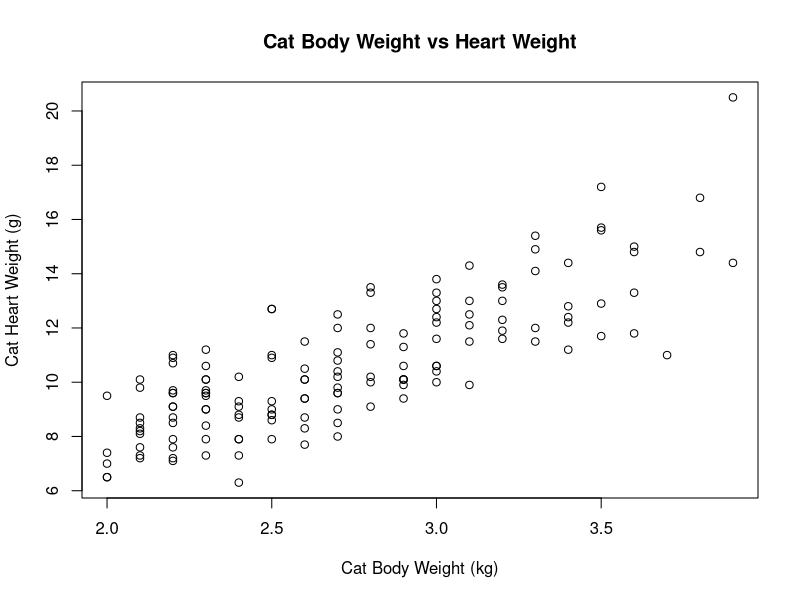
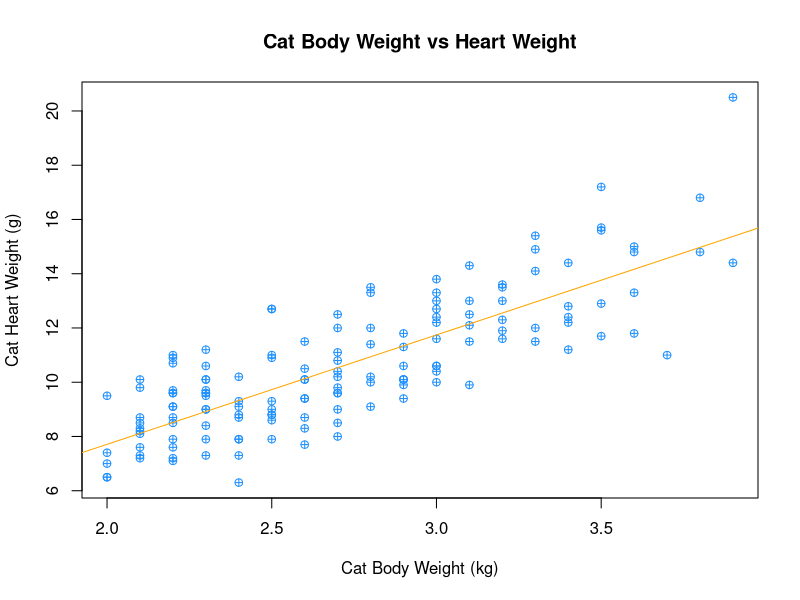
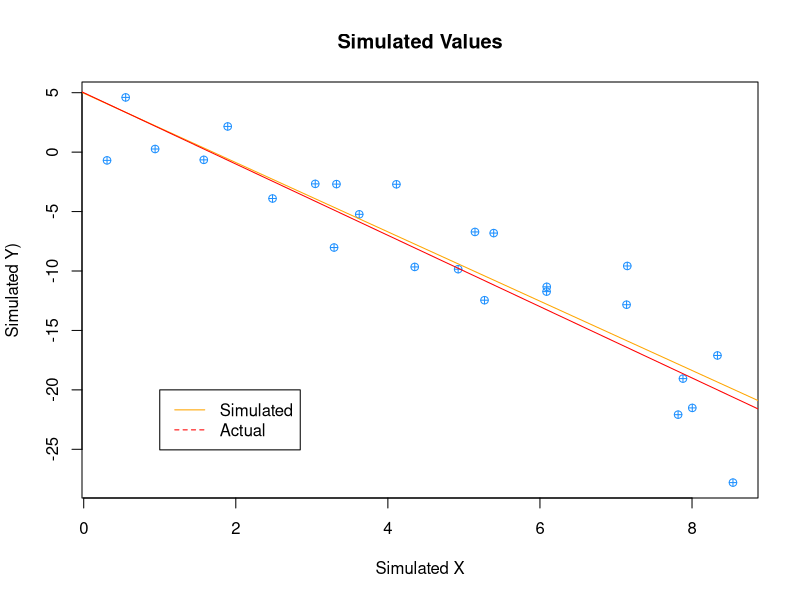
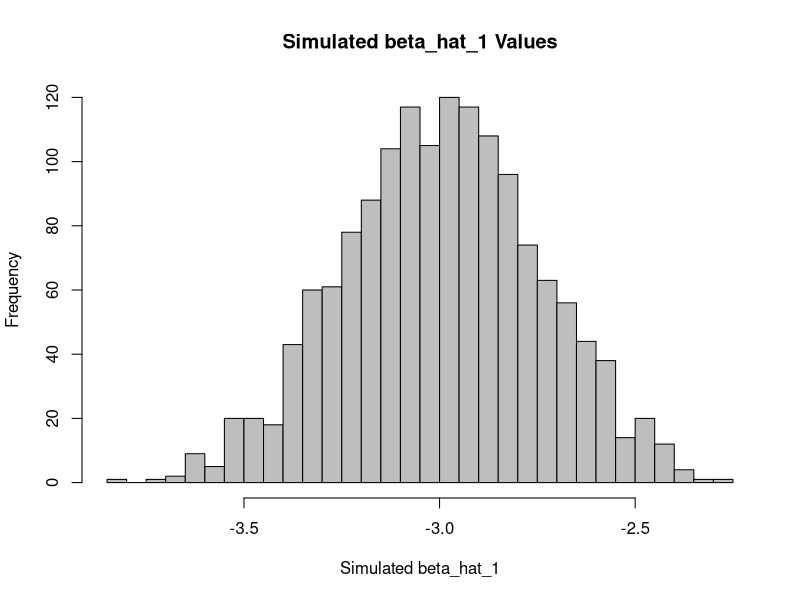
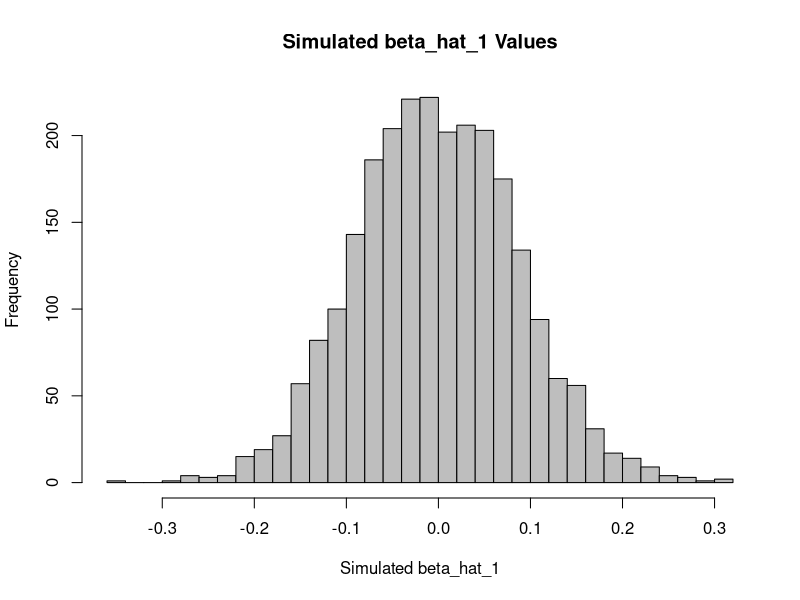
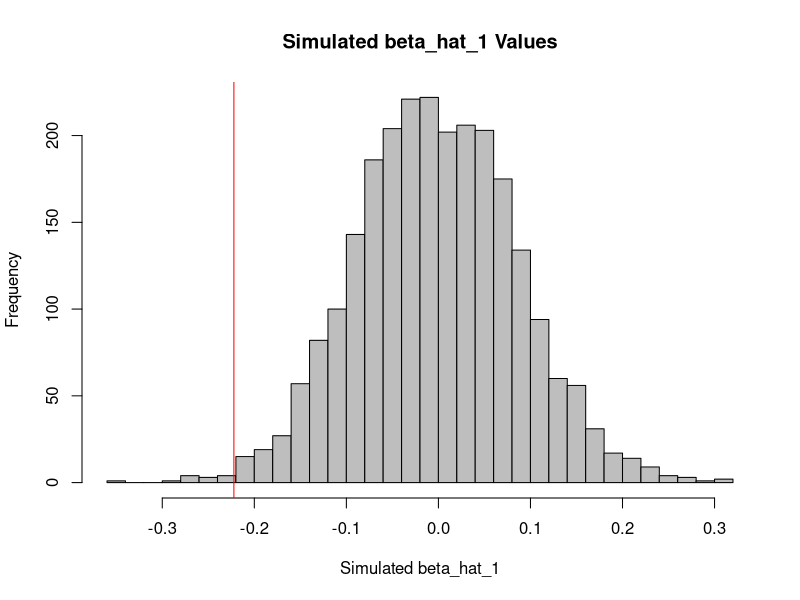

These charts were generated, in order, by the following R code:
## ---- chunk 1
library(MASS)
cat_model = lm(Hwt ~ Bwt, data=cats)
summary(cat_model)
## ---- chunk 2
cat_model$coefficients
## ---- chunk 3
predict_hwt = predict(cat_model, data.frame(Bwt=2.7), interval = "prediction")
## ---- chunk 4
plot(cats$Bwt, cats$Hwt,
     xlab = "Cat Body Weight (kg)",
     ylab = "Cat Heart Weight (g)",
     main = "Cat Body Weight vs Heart Weight")
## ---- chunk 5
predicted_4_4 = predict(cat_model, data.frame(Bwt=4.4), interval = "prediction")
## ---- chunk 6
plot(cats$Bwt, cats$Hwt,
     xlab = "Cat Body Weight (kg)",
     ylab = "Cat Heart Weight (g)",
     main = "Cat Body Weight vs Heart Weight",
     pch = 10,
     col = "dodgerblue")
abline(cat_model, col = "orange")
## ---- chunk 7
get_sd_est = function(fitted_vals, actual_vals, mle = FALSE) {
  if (mle) {
    return(sqrt(sum((fitted_vals - actual_vals)^2) / length(actual_vals)))
  }else {
    return(sqrt(sum((fitted_vals - actual_vals)^2) / (length(actual_vals) - 2)))
  }
}
## ---- chunk 8
get_sd_est(cat_model$fitted.values, cats$Hwt, FALSE)
## ---- chunk 9
get_sd_est(cat_model$fitted.values, cats$Hwt, TRUE)
## ---- chunk 10
summary(cat_model)$sigma
## ---- chunk 11
birthday = 18760613
set.seed(birthday)
## ---- chunk 12
x = runif(n = 25, 0, 10)
## ---- chunk 13
sim_slr = function(x, beta_0 = 10, beta_1 = 5, sigma = 1) {
  n = length(x)
  epsilon = rnorm(n, mean = 0, sd = sigma)
  y = beta_0 + beta_1 * x + epsilon
  data.frame(predictor = x, response = y)
}
## ---- chunk 14
simulated = sim_slr(x, 5, -3, sqrt(10.24))
## ---- chunk 15
lin_model = lm(response ~ predictor, data = simulated)
## ---- chunk 16
plot(simulated$predictor, simulated$response,
     xlab = "Simulated X",
     ylab = "Simulated Y)",
     main = "Simulated Values",
     pch = 10,
     col = "dodgerblue")
abline(lin_model, col = "orange")
abline(5, -3, col = "red")
legend(x = 1, y = -20, legend=c("Simulated", "Actual"), col=c("orange", "red"), lty=1:2)
## ---- chunk 17
iter = 1500
beta_hat_1 = rep(0, iter)
for (i in 1:iter) {
  sim_iter = sim_slr(x, 5, -3, sqrt(10.24))
  lm_iter = lm(response ~ predictor, data = sim_iter)
  beta_hat_1[i] = coef(lm_iter)[2]
}
## ---- chunk 18
mean(beta_hat_1)
sd(beta_hat_1)
## ---- chunk 19
hist(beta_hat_1, breaks=30, col="gray", xlab="Simulated beta_hat_1", main="Simulated beta_hat_1 Values")
## ---- chunk 20
birthday = 18760613
set.seed(birthday)
## ---- chunk 21
x = runif(n = 75, 0, 10)
## ---- chunk 22
iter = 2500
beta_hat_1 = rep(0, iter)
for (i in 1:iter) {
  sim_iter = sim_slr(x, 3, 0, 2)
  lm_iter = lm(response ~ predictor, data = sim_iter)
  beta_hat_1[i] = coef(lm_iter)[2]
}
## ---- chunk 23
hist(beta_hat_1, breaks=30, col="gray", xlab="Simulated beta_hat_1", main="Simulated beta_hat_1 Values")
## ---- chunk 24
library(readr)
skeptic_csv = read_csv("skeptic.csv", col_names = TRUE)
skeptic_model = lm(response ~ predictor, data = skeptic_csv)
## ---- chunk 25
hist(beta_hat_1, breaks=30, col="gray", xlab="Simulated beta_hat_1", main="Simulated beta_hat_1 Values")
abline(v = coef(skeptic_model)[2], col = "red")
## ---- chunk 26
smaller = beta_hat_1[beta_hat_1 < coef(skeptic_model)[2]]
prop = length(smaller) / length(beta_hat_1)
prop
prop * 2
## ---- chunk 27
data(Ozone, package = "mlbench")
Ozone = Ozone[, c(4, 6, 7, 8)]
colnames(Ozone) = c("ozone", "wind", "humidity", "temp")
Ozone = Ozone[complete.cases(Ozone), ]
## ---- chunk 28
get_rmse = function(predicted, actual) {
  return(sqrt(sum((predicted - actual)^2) / length(predicted)))
}
## ---- chunk 29
wind_model = lm(ozone ~ wind, data = Ozone)
wind_rmse = get_rmse(wind_model$fitted.values, Ozone$ozone)
wind_r_squared = summary(wind_model)$r.squared
## ---- chunk 30
humidity_model = lm(ozone ~ humidity, data = Ozone)
humidity_rmse = get_rmse(humidity_model$fitted.values, Ozone$ozone)
humidity_r_squared = summary(humidity_model)$r.squared
## ---- chunk 31
temp_model = lm(ozone ~ temp, data = Ozone)
temp_rmse = get_rmse(temp_model$fitted.values, Ozone$ozone)
temp_r_squared = summary(temp_model)$r.squared
## ---- chunk 32
library(knitr)
df = data.frame(Names=c("Wind", "Humidity", "Temperature"), 
                RMSE=c(wind_rmse, humidity_rmse, temp_rmse),
                R_Squared=c(wind_r_squared, humidity_r_squared, temp_r_squared))
kable(df)
